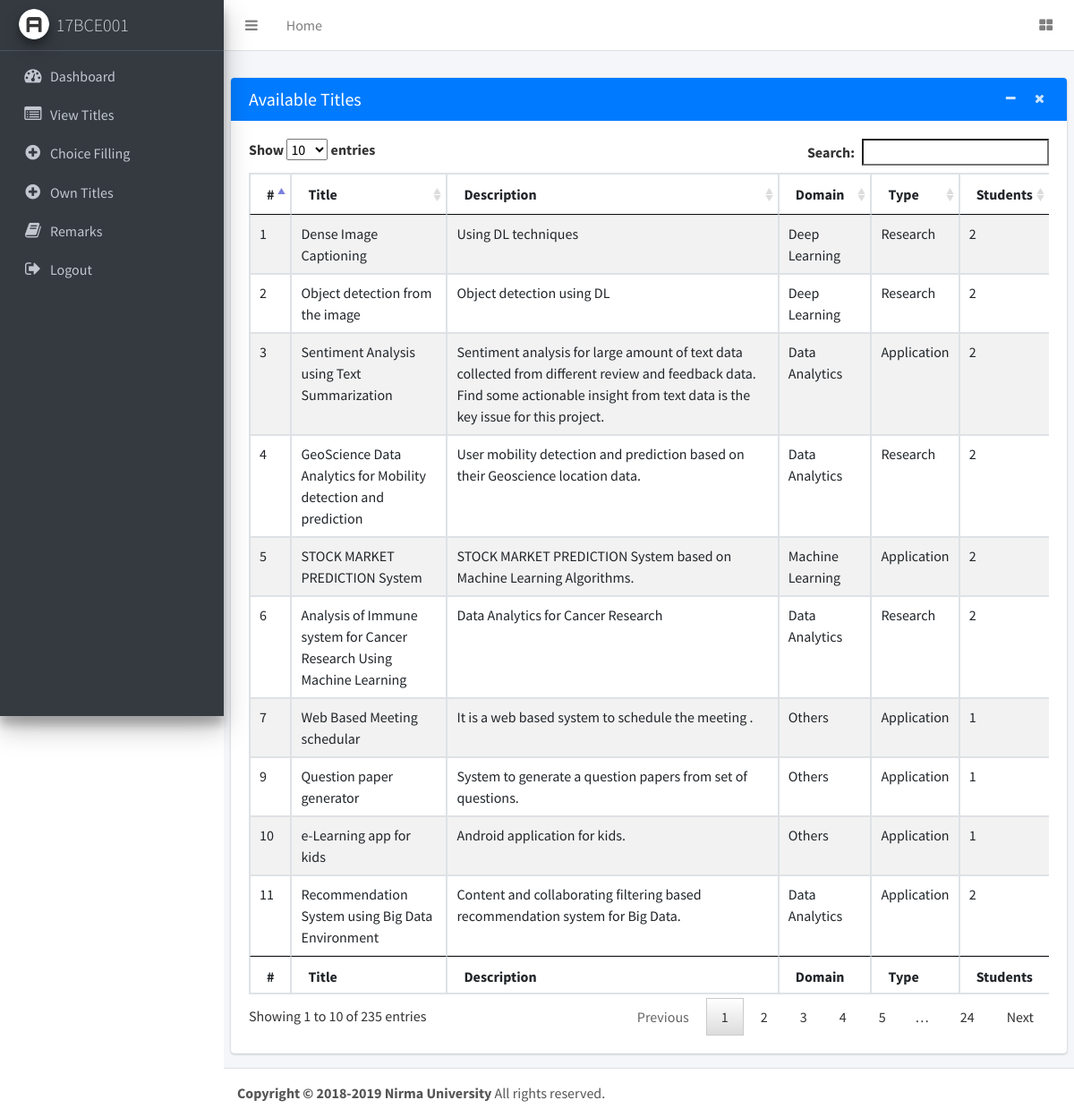
/student/viewTitles.php (signed in), run on the app's committed database.
### tables this page shows
CREATE TABLE `project_titles` (
  `id` int(11) NOT NULL AUTO_INCREMENT,
  `title` varchar(100) NOT NULL,
  `description` varchar(1000) NOT NULL,
  `domain` varchar(100) NOT NULL DEFAULT 'Other',
  `type` varchar(64) DEFAULT 'Application',
  `students` int(11) NOT NULL,
  `faculty` varchar(100) NOT NULL,
  `flag` int(11) NOT NULL DEFAULT 0,
  PRIMARY KEY (`id`)
);

### student/viewTitles.php (the view, shortened to what this page needs)
<?php
 include 'connection.php'; ?>
<!DOCTYPE html>
<html>
<head>
    <link rel="stylesheet" href="https://maxcdn.bootstrapcdn.com/font-awesome/4.4.0/css/font-awesome.min.css">
    <link rel="stylesheet" href="https://code.ionicframework.com/ionicons/2.0.1/css/ionicons.min.css">
    <link rel="stylesheet" href="../plugins/datatables/jquery.dataTables.css">
    <link rel="stylesheet" href="../dist/css/adminlte.min.css">
</head>
<body class="hold-transition sidebar-mini">
    <div class="wrapper">
        <nav class="main-header navbar navbar-expand bg-white navbar-light border-bottom">
            <ul class="navbar-nav">
                <li class="nav-item">
                    <a class="nav-link" data-widget="pushmenu" href="#"><i class="fa fa-bars"></i></a>
                </li>
                <li class="nav-item d-none d-sm-inline-block">
                    <a href="index.php" class="nav-link">Home</a>
                </li>
            </ul>
            <ul class="navbar-nav ml-auto">
                <li class="nav-item">
                    <a class="nav-link" href="#">
                        <i class="fa fa-th-large"></i>
                    </a>
                </li>
            </ul>
        </nav>
        <?php include 'menu.php';
        $sql  = "SELECT flag FROM events WHERE id=2";
        $result = mysqli_query($con, $sql);
        if (mysqli_num_rows($result) > 0) {
            while($row = mysqli_fetch_assoc($result)) {
              $flag=$row['flag'];
            }
          }
            if ($flag>0) {
        ?>
        <div class="content-wrapper">
            <section class="content-header">
</section>
<section class="content">
    <div class="row">
        <div class="col-12">
            <div class="card card-primary">
                <div class="card-header">
                    <h3 class="card-title">Available Titles</h3>
                    <div class="card-tools">
                        <button type="button" class="btn btn-tool" data-widget="collapse">
                            <i class="fa fa-minus"></i>
                        </button>
                        <button type="button" class="btn btn-tool" data-widget="remove">
                            <i class="fa fa-times"></i>
                        </button>
                    </div>
                </div>
                <div class="card-body">
                <div class="table-responsive">
                    <table id="example1" class="table table-bordered table-striped">
                        <thead>
                            <tr>
                                <th>#</th>
                                <th>Title</th>
                                <th>Description</th>
                                <th>Domain</th>
                                <th>Type</th>
                                <th>Students</th>
                            </tr>
                        </thead>
                        <tbody>
                            <?php
                            $sql  = "SELECT * FROM project_titles";
                            $result = mysqli_query($con, $sql);
                            if (mysqli_num_rows($result) > 0) {
                                while($row = mysqli_fetch_assoc($result)) {
                                    ?>
                                    <tr>
                                        <td><?php echo $row["id"]; ?></td>
                                        <td><?php echo $row["title"]; ?></td>
                                        <td><?php echo $row["description"]; ?></td>
                                        <td><?php echo $row["domain"]; ?></td>
                                        <td><?php echo $row["type"]; ?></td>
                                        <td><?php echo $row["students"]; ?></td>
                                    </tr>
                                    <?php
                                }
                            }
                            ?>
                        </tbody>
                        <tfoot>
                            <tr>
                                <th>#</th>
                                <th>Title</th>
                                <th>Description</th>
                                <th>Domain</th>
                                <th>Type</th>
                                <th>Students</th>
                            </tr>
                        </tfoot>
                    </table>
                        </div>
                </div>
            </div>
        </div>
    </div>
</section>
</div>
<footer class="main-footer">
    <strong>Copyright &copy; 2018-2019 Nirma University</strong> All rights
    reserved.
</footer>
</div>
</body>
</html>
  <?php
}
?>

### data on the page
project_titles: id "1", title "Dense Image Captioning", description "Using DL techniques", domain "Deep Learning", type "Research", students "2"
project_titles: id "2", title "Object detection from the image", description "Object detection using DL", domain "Deep Learning", type "Research", students "2"
project_titles: id "3", title "Sentiment Analysis using Text Summarization", description "Sentiment analysis for large amount of text data collected from different review and feedback data. Find some actionable insight from text data is the key issue for this project.", domain "Data Analytics", type "Application", students "2"
project_titles: id "4", title "GeoScience Data Analytics for Mobility detection and prediction", description "User mobility detection and prediction based on their Geoscience location data.", domain "Data Analytics", type "Research", students "2"
project_titles: id "5", title "STOCK MARKET PREDICTION System", description "STOCK MARKET PREDICTION System based on Machine Learning Algorithms.", domain "Machine Learning", type "Application", students "2"
project_titles: id "6", title "Analysis of Immune system for Cancer Research Using Machine Learning", description "Data Analytics for Cancer Research", domain "Data Analytics", type "Research", students "2"
project_titles: id "7", title "Web Based Meeting schedular", description "It is a web based system to schedule the meeting .", domain "Others", type "Application", students "1"
project_titles: id "9", title "Question paper generator", description "System to generate a question papers from set of questions.", domain "Others", type "Application", students "1"
project_titles: id "10", title "e-Learning app for kids", description "Android application for kids.", domain "Others", type "Application", students "1"
project_titles: id "11", title "Recommendation System using Big Data Environment", description "Content and collaborating filtering based recommendation system for Big Data.", domain "Data Analytics", type "Application", students "2"

### other printed values
$_SESSION['studentusername'] "17BCE001"
